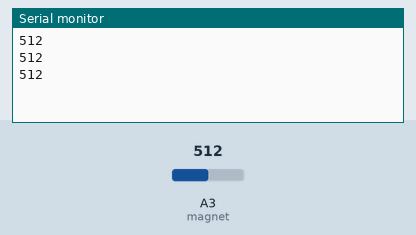
The sketch below on a simulated Arduino Uno, built with avr-gcc and run on an emulated ATmega328P. Parts: the last lines printed to the serial monitor. The inputs (shaded band) are chosen by the test bench; at power-on: A3 (magnet) = 512.

Above: at 1.3 s.
1.4 s: A3 (magnet) set to 716
At 1.9 s:
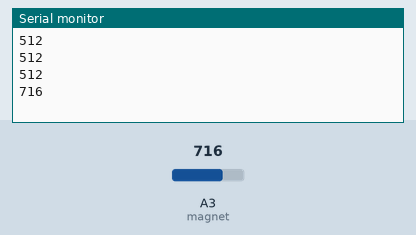
2.9 s: A3 (magnet) set to 900
At 3.4 s:
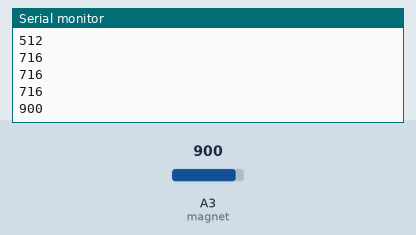
Timing chart, 0 to 5.9 s (numbered marks = the images above; inputs shaded):
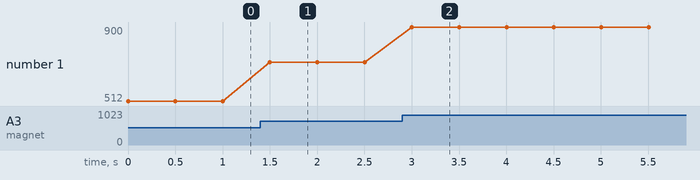

The sketch:

Magnet_sensor.ino
```cpp
// (licence header left out)
const int magnet = A3; //Set Hall pin to analog input pin A3
int inputValue = 0;    //Set variable

/*
* Function       setup
* @author        Jessica
* @date          2019.8.21
* @brief         Initial configuration
* @param[in]     void
* @retval        void
* @par History   no
*/
void setup()
{
  pinMode(magnet, INPUT);
  Serial.begin(115200);
}


/*
* Function       loop
* @author        Jessica
* @date          2019.8.21
* @brief         Print the detected Hall value to the serial port display
* @param[in]     void
* @retval        void
* @par History   no
*/
void loop()
{
  inputValue = analogRead(magnet);  //Assign the read Hall sensor analog value to the variable inputValue
  Serial.println(inputValue);       //Print the variable inputValue value to the serial port display
  delay(500);
}
```

Measured:
- after the input at 1.4 s, the serial monitor: prints a new line after 0.10 s (image 1)
- after the input at 2.9 s, the serial monitor: prints a new line after 0.10 s (image 2)
- plotted number 1: 512 → 716 after the input at 1.4 s, 716 → 900 after the input at 2.9 s
